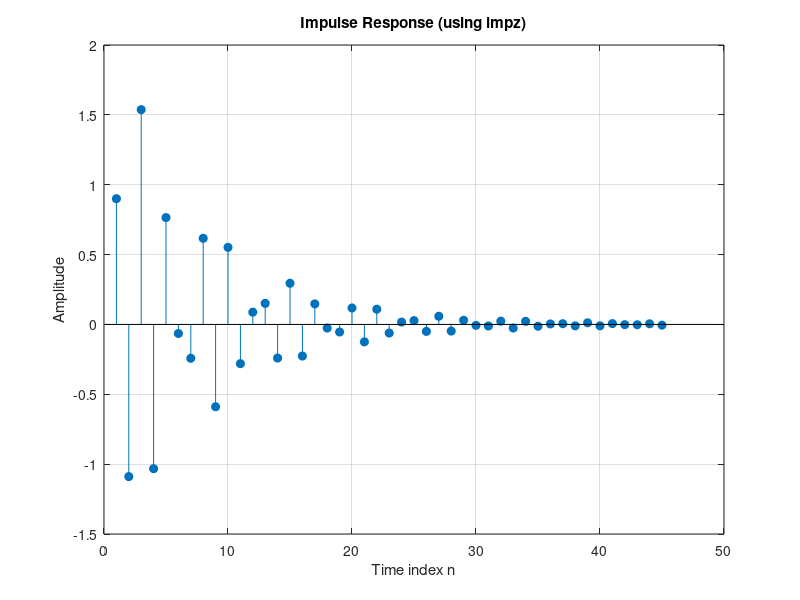
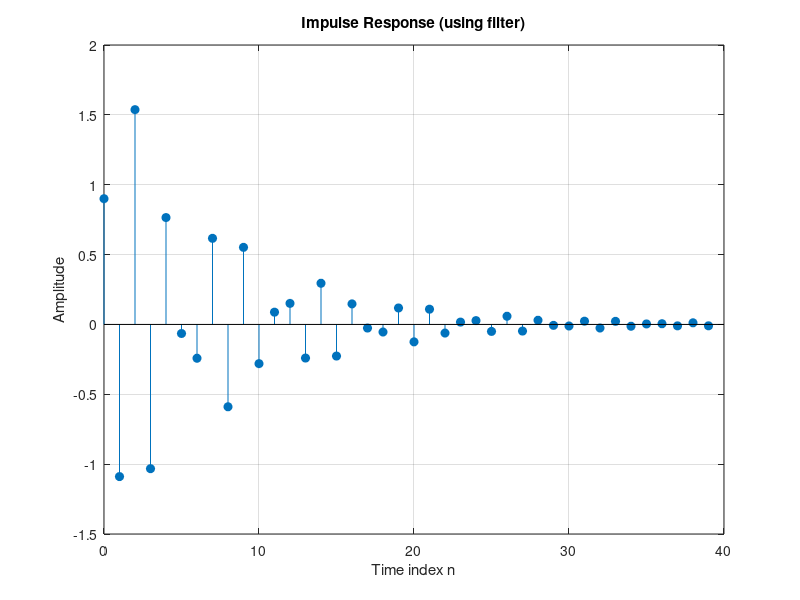
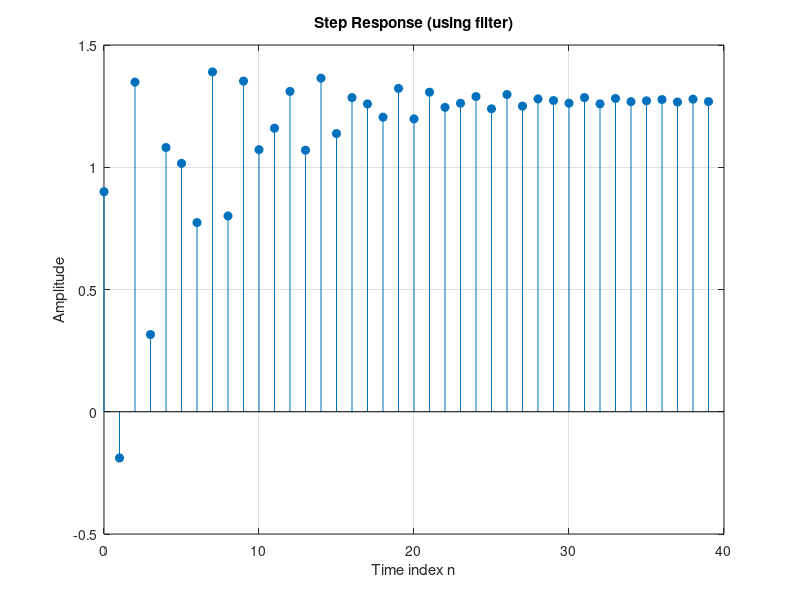
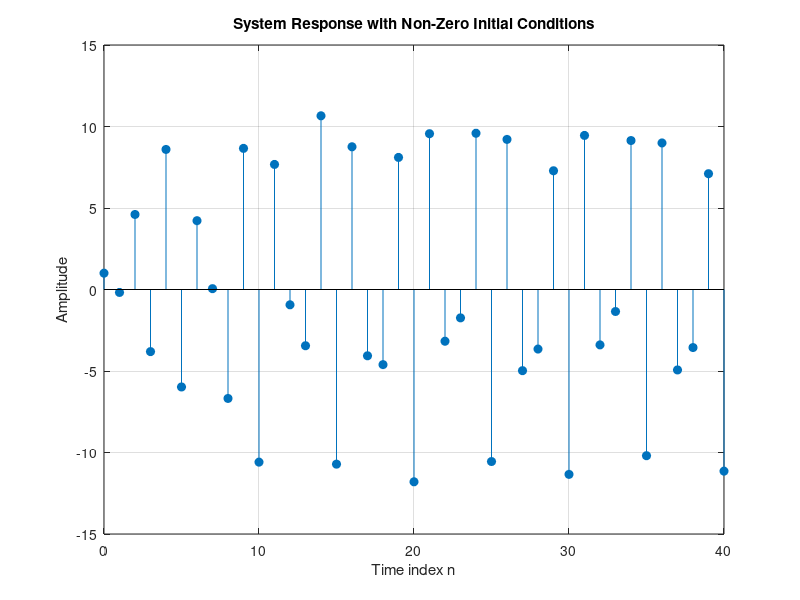

The MATLAB source for these figures, in order:
% =========================================================================
% Digital Signal Processing Laboratory
% Analysis of LTI Systems, Linear Convolution, and BIBO Stability
% =========================================================================
clear; clc; close all;

%% Experiment 1: Non-linear System Shift
% Demonstrating the effect of a DC offset on a simple sinusoidal signal.
n_ex1 = 0:100;
x_nonlinear = sin(2*pi*0.05*n_ex1) + 10; % Input signal shifted by +10 DC

%% Experiment 2: LTI System - Impulse Response (Using impz)
figure('Name', 'Impulse Response using impz');
N = 45;
% System defined by difference equation coefficients
num = [0.9 -0.45 0.35 0.002];
den = [1 0.71 -0.46 -0.62];

% Compute and visualize the impulse response natively using impz
y_impz = impz(num, den, N);
stem(y_impz, 'filled');
xlabel('Time index n'); 
ylabel('Amplitude');
title('Impulse Response (using impz)'); 
grid on;

%% Experiment 3: LTI System - Impulse Response (Using filter)
figure('Name', 'Impulse Response using filter');
N_filter = 40;

% Replicating impz behavior by passing a Kronecker delta through the filter
x_impulse = [1, zeros(1, N_filter-1)];
y_filter_impulse = filter(num, den, x_impulse);

stem(0:N_filter-1, y_filter_impulse, 'filled');
xlabel('Time index n');
ylabel('Amplitude');
title('Impulse Response (using filter)');
grid on;

%% Experiment 4: LTI System - Step Response
figure('Name', 'Step Response');

% Evaluating the system's accumulation behavior via a step input
x_step = ones(1, N_filter);
y_step = filter(num, den, x_step);

stem(0:N_filter-1, y_step, 'filled');
xlabel('Time index n');
ylabel('Amplitude');
title('Step Response (using filter)');
grid on;

%% Experiment 5: System Response to Sinusoidal Inputs (Non-Zero ICs)
figure('Name', 'Sinusoidal Input Response');
n = 0:40;
a = 3.0; 
b = -2.0;
x_sin = a*sin(2*pi*0.1*n) + b*sin(2*pi*0.4*n);

% Demonstrating how non-zero initial conditions violate LTI properties
ic = [1, 0, 0]; % 3rd-order initial condition states
y_sin_response = filter(num, den, x_sin, ic);

stem(n, y_sin_response, 'filled');
xlabel('Time index n'); 
ylabel('Amplitude');
title('System Response with Non-Zero Initial Conditions'); 
grid on;

%% Experiment 6: Convolution vs. Filtering
figure('Name', 'Convolution vs Filtering');
h_conv = [3 2 1 -2 1 0 -4 0 3];                   % System impulse response
x_conv = [1 -2 3 -4 3 2 1 3 2 -1 2 -3 4 2 1];     % Arbitrary input sequence

% Part A: Standard linear convolution
y_conv = conv(h_conv, x_conv);
n_conv = 0:22; % Resulting length: L_x + L_h - 1 (15 + 9 - 1 = 23)

subplot(2,1,1);
stem(n_conv, y_conv, 'filled');
xlabel('Time index n'); 
ylabel('Amplitude');
title('Output Obtained by Convolution'); 
grid on;

% Part B: Replicating convolution via zero-padded filtering
% Padding the length-15 input with 8 zeros to reach length 23
x1_conv = [x_conv, zeros(1,8)]; 
y1_filter = filter(h_conv, 1, x1_conv);

subplot(2,1,2);
stem(n_conv, y1_filter, 'filled');
xlabel('Time index n'); 
ylabel('Amplitude');
title('Output Generated by Filtering'); 
grid on;

%% Experiment 7: BIBO Stability Analysis
figure('Name', 'BIBO Stability Check');
num_stab = [1 -4 3]; 
den_stab = [1 -1.7 1];
N_stab = 200;

% Evaluating absolute summability of the impulse response
h_stab = impz(num_stab, den_stab, N_stab+1);
parsum = 0;

for k = 1:N_stab+1
    parsum = parsum + abs(h_stab(k));
    % System is considered stable if the impulse response decays to zero
    if abs(h_stab(k)) < 10^(-6)
        break; 
    end
end

n_stab = 0:N_stab;
stem(n_stab, h_stab, 'filled');
xlabel('Time index n'); 
ylabel('Amplitude');
title('Impulse Response for Stability Analysis');
grid on;

% Output final stability conclusion to the command window
disp('--- Stability Check ---');
disp(['Absolute Value of last computed sample = ', num2str(abs(h_stab(k)))]);
if abs(h_stab(k)) >= 10^(-6)
    disp('Conclusion: UNSTABLE. The impulse response does not converge due to poles outside the unit circle.');
else
    disp('Conclusion: STABLE.');
end
